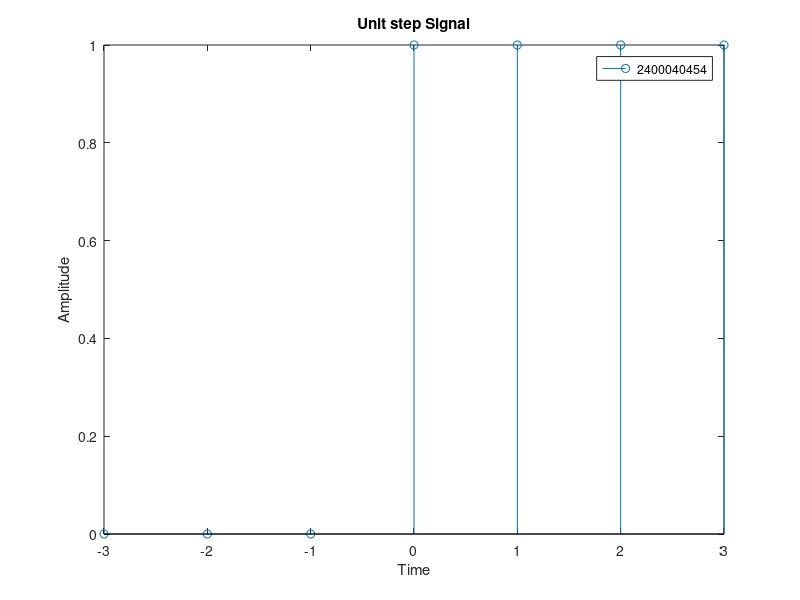

Recreate this plot in MATLAB.
clc;
clear all;
close all;
n = -3:1:3;
y = [0 0 0 1 1 1 1];
stem(n, y);
xlabel("Time");
ylabel("Amplitude");
legend("2400040454");
title("Unit step Signal");
